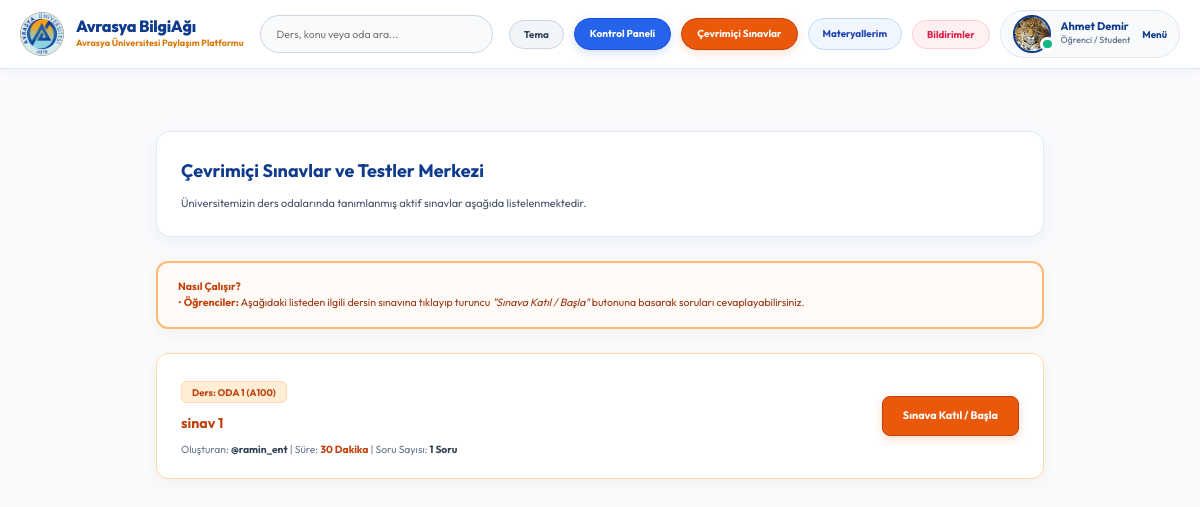
Page /quizzes/ (signed in) on the committed database.
### base/models.py (models this page shows, shortened)
class User(AbstractUser):
    name = models.CharField(max_length=200, null=True, verbose_name="Ad Soyad")
    email = models.EmailField(unique=True, null=True, verbose_name="E-Posta Adresi")
    bio = models.TextField(null=True, verbose_name="Hakkımda (Biyografi)")
    avatar = models.ImageField(null=True, default="avatar.svg", verbose_name="Profil Fotoğrafı (Avatar)")
    student_id = models.CharField(max_length=50, null=True, blank=True, verbose_name="Öğrenci / Sicil No")
    department = models.CharField(max_length=100, choices=DEPARTMENT_CHOICES, default='Genel / Diğer', verbose_name="Fakülte / Bölüm")
    role = models.CharField(max_length=20, choices=ROLE_CHOICES, default='student', verbose_name="Akademik Rol")
    github_link = models.URLField(max_length=255, null=True, blank=True, verbose_name="GitHub Profili")
    linkedin_link = models.URLField(max_length=255, null=True, blank=True, verbose_name="LinkedIn Profili")
    objects = CustomUserManager()
    USERNAME_FIELD = 'email'
    REQUIRED_FIELDS = ['username']
    @property
    def unread_notifications_count(self):
        return self.notifications.filter(is_read=False).count()
    @property
    def unread_notifications(self):
        return self.notifications.filter(is_read=False)

class Quiz(models.Model):
    room = models.ForeignKey(Room, on_delete=models.CASCADE, related_name='quizzes')
    creator = models.ForeignKey(User, on_delete=models.CASCADE)
    title = models.CharField(max_length=200, verbose_name="Sınav / Test Başlığı")
    description = models.TextField(null=True, blank=True, verbose_name="Sınav Açıklaması ve Kurallar")
    duration_minutes = models.PositiveIntegerField(default=30, verbose_name="Süre (Dakika)")
    start_time = models.DateTimeField(null=True, blank=True, verbose_name="Başlangıç Tarihi ve Saati")
    end_time = models.DateTimeField(null=True, blank=True, verbose_name="Bitiş Tarihi ve Saati")
    created = models.DateTimeField(auto_now_add=True)
    updated = models.DateTimeField(auto_now=True)
    class Meta:
        ordering = ['-created']

class Room(models.Model):
    host = models.ForeignKey(User, on_delete=models.SET_NULL, null=True)
    topic = models.ForeignKey(Topic, on_delete=models.SET_NULL, null=True, verbose_name="Bölüm / Akademik Konu")
    name = models.CharField(max_length=200, verbose_name="Çalışma Odası Adı")
    course_code = models.CharField(max_length=50, null=True, blank=True, verbose_name="Ders Kodu (örn: CENG201)")
    room_type = models.CharField(max_length=20, choices=ROOM_TYPE_CHOICES, default='general', verbose_name="Oda Türü")
    description = models.TextField(null=True, blank=True, verbose_name="Oda Açıklaması")
    participants = models.ManyToManyField(
        User, related_name='participants', blank=True)
    updated = models.DateTimeField(auto_now=True)
    created = models.DateTimeField(auto_now_add=True)
    class Meta:
        ordering = ['-updated', '-created']

### base/views.py (the view)
# urls.py: path('quizzes/', views.quizzesPage, name="quizzes"),
@login_required(login_url='login')
def quizzesPage(request):
    quizzes = Quiz.objects.all()
    if request.user.role == 'student' and request.user.department:
        dept = request.user.department
        dept_keywords = [w for w in dept.split() if len(w) > 3 and w not in ['Mühendisliği', 'Fakültesi', 'Bölümü', 'Programı', 'Teknolojisi', 'Hizmetleri']]
        query = Q(room__host__department=dept) | Q(room__topic__name__iexact=dept)
        for kw in dept_keywords:
            query |= Q(room__topic__name__icontains=kw) | Q(room__name__icontains=kw) | Q(room__course_code__icontains=kw)
        quizzes = quizzes.filter(query).distinct()
    return render(request, 'base/quizzes.html', {'quizzes': quizzes})

### base/templates/base/quizzes.html (shortened to what this page needs)
{% extends 'main.html' %}
{% block content %}
<main class="layout">
  <div class="container" style="max-width: 920px; margin: 0 auto; padding: 24px 16px; display: block !important; width: 100%;">
    <div style="background: #ffffff; border: 1px solid #e2e8f0; border-radius: 14px; padding: 24px; margin-bottom: 24px; box-shadow: 0 4px 15px rgba(15, 59, 140, 0.05); display: flex; justify-content: space-between; align-items: center; flex-wrap: wrap; gap: 16px;">
      <div>
        <h1 style="margin: 0; font-size: 1.5rem; color: #0f3b8c; font-weight: 700;">Çevrimiçi Sınavlar ve Testler Merkezi</h1>
        <p style="color: #475569; font-size: 0.92rem; margin: 8px 0 0 0;">
          Üniversitemizin ders odalarında tanımlanmış aktif sınavlar aşağıda listelenmektedir.
        </p>
      </div>
    </div>
    <div style="background: #fffaf5; border: 2px solid #fdba74; border-radius: 12px; padding: 16px 20px; margin-bottom: 24px; display: flex; align-items: center; gap: 14px; box-shadow: 0 4px 12px rgba(234, 88, 12, 0.06);">
      <div style="font-size: 0.88rem; color: #9a3412; line-height: 1.5;">
        <strong style="color: #c2410c;">Nasıl Çalışır?</strong><br>
        • <strong style="color: #c2410c;">Öğrenciler:</strong> Aşağıdaki listeden ilgili dersin sınavına tıklayıp turuncu <em>"Sınava Katıl / Başla"</em> butonuna basarak soruları cevaplayabilirsiniz.
      </div>
    </div>
    <div style="display: flex; flex-direction: column; gap: 14px;">
      {% for quiz in quizzes %}
      <div style="background: #ffffff; border: 1px solid #fed7aa; border-radius: 12px; padding: 20px 24px; display: flex; justify-content: space-between; align-items: center; flex-wrap: wrap; gap: 14px; box-shadow: 0 4px 12px rgba(234, 88, 12, 0.05);">
        <div>
          <div style="margin-bottom: 6px;">
            <span style="background: #ffedd5; color: #c2410c; padding: 4px 10px; border-radius: 6px; font-size: 0.8rem; font-weight: 700; border: 1px solid #fed7aa;">
              Ders: {{ quiz.room.name }} {% if quiz.room.course_code %}({{ quiz.room.course_code }}){% endif %}
            </span>
          </div>
          <a href="{% url 'quiz-detail' quiz.id %}" style="color: #c2410c; font-size: 1.18rem; font-weight: 700; text-decoration: none; display: block; margin: 6px 0;">
            {{ quiz.title }}
          </a>
          <div style="font-size: 0.86rem; color: #64748b; margin-top: 6px;">
            Oluşturan: <strong style="color: #334155;">@{{ quiz.creator.username }}</strong> | Süre: <strong style="color: #c2410c;">{{ quiz.duration_minutes }} Dakika</strong> | Soru Sayısı: <strong style="color: #334155;">{{ quiz.questions.count }} Soru</strong>
          </div>
        </div>
        <div style="display: flex; gap: 8px; align-items: center;">
          <a href="{% url 'quiz-detail' quiz.id %}" style="background: #ea580c; color: #ffffff; border: 1px solid #c2410c; padding: 10px 20px; font-size: 0.9rem; font-weight: 700; text-decoration: none; white-space: nowrap; border-radius: 8px; box-shadow: 0 3px 10px rgba(234, 88, 12, 0.22);">
            {% if request.user == quiz.creator or request.user == quiz.room.host %}Sınavı ve Soruları Yönet{% else %}Sınava Katıl / Başla{% endif %}
          </a>
        </div>
      </div>
      {% endfor %}
    </div>
  </div>
</main>
{% endblock %}

### templates/navbar.html (shortened to what this page needs)
{% load static %}
<header class="header header--loggedIn" style="background: #ffffff; border-bottom: 1px solid #e2e8f0; padding: 10px 0; position: sticky; top: 0; z-index: 999; box-shadow: 0 2px 10px rgba(15, 59, 140, 0.04);">
    <div class="container" style="display: flex; justify-content: space-between; align-items: center; gap: 16px; flex-wrap: wrap; width: 100%; max-width: 1400px; margin: 0 auto; padding: 0 20px;">
        <a href="{% url 'home' %}" class="header__logo" style="display: flex; align-items: center; gap: 12px; text-decoration: none; flex-shrink: 0;">
            <img src="{% static 'images/avrasya_logo.png' %}" alt="Avrasya University Logo" style="width: 44px; height: 44px; object-fit: contain; background: transparent; border: none; border-radius: 50%; flex-shrink: 0;" />
            <div style="white-space: nowrap;">
                <h1 style="margin: 0; font-weight: 800; font-size: 1.35rem; color: #0f3b8c; letter-spacing: -0.3px; line-height: 1.2; white-space: nowrap !important;">Avrasya BilgiAğı</h1>
                <span style="font-size: 0.75rem; color: #d97706; font-weight: 700; display: block; white-space: nowrap !important;">Avrasya Üniversitesi Paylaşım Platformu</span>
            </div>
        </a>
        <form class="header__search" method="GET" action="{% url 'home' %}" style="flex: 1 1 220px; max-width: 340px; margin: 0;">
            <div style="background: #f8fafc; border: 1px solid #cbd5e1; border-radius: 50px; padding: 6px 16px; display: flex; align-items: center; gap: 10px; width: 100%; height: 38px;">
                <input name="q" placeholder="Ders, konu veya oda ara..." style="background: transparent; border: none; outline: none; width: 100%; font-size: 0.88rem; color: #1e293b; padding: 0;" />
            </div>
        </form>
        <nav class="header__menu" style="display: flex; align-items: center; gap: 10px; flex-shrink: 0; margin-left: auto;">
            <button id="themeToggleBtn" onclick="toggleTheme()" title="Gece / Gündüz Modu" style="background: #f1f5f9; border: 1px solid #cbd5e1; padding: 7px 14px; border-radius: 50px; display: flex; align-items: center; justify-content: center; cursor: pointer; font-size: 0.82rem; font-weight: 700; transition: all 0.2s ease; color: #334155; flex-shrink: 0;">
                Tema
            </button>
            {% if request.user.is_authenticated %}
            <a href="{% url 'dashboard' %}" style="display: inline-flex; align-items: center; gap: 6px; background: #2563eb; color: #ffffff; border: 1px solid #1d4ed8; padding: 7px 15px; border-radius: 50px; font-weight: 700; font-size: 0.84rem; text-decoration: none; white-space: nowrap; box-shadow: 0 3px 10px rgba(37, 99, 235, 0.2); flex-shrink: 0;">
                Kontrol Paneli
            </a>
            {% endif %}
            <a href="{% url 'quizzes' %}" style="display: inline-flex; align-items: center; gap: 6px; background: #ea580c; color: #ffffff; border: 1px solid #c2410c; padding: 7px 15px; border-radius: 50px; font-weight: 700; font-size: 0.84rem; text-decoration: none; white-space: nowrap; box-shadow: 0 3px 10px rgba(234, 88, 12, 0.2); flex-shrink: 0;">
                Çevrimiçi Sınavlar
            </a>
            {% if request.user.is_authenticated %}
            <a href="{% url 'saved-resources' %}" title="Kaydedilen Materyallerim" style="display: flex; align-items: center; justify-content: center; background: #eff6ff; border: 1px solid #bfdbfe; color: #1e40af; padding: 7px 14px; border-radius: 50px; text-decoration: none; font-size: 0.82rem; font-weight: 700; flex-shrink: 0;">
                Materyallerim
            </a>
            <div style="position: relative; flex-shrink: 0;">
                <button onclick="const m=document.getElementById('notifModal'); m.style.display = m.style.display === 'none' ? 'block' : 'none';" title="Bildirimler" style="background: #fff1f2; border: 1px solid #fecdd3; color: #e11d48; padding: 7px 14px; border-radius: 50px; cursor: pointer; font-size: 0.82rem; font-weight: 700; display: flex; align-items: center; gap: 6px; position: relative;">
                    Bildirimler
                </button>
            </div>
            <div class="header__user" style="display: flex; align-items: center; gap: 12px; background: #f8fafc; border: 1px solid #e2e8f0; padding: 4px 12px; border-radius: 50px; flex-shrink: 0;">
                <a href="{% url 'update-user' %}" style="display: flex; align-items: center; gap: 10px; text-decoration: none;">
                    <div class="avatar avatar--medium active">
                        <img src="{{request.user.avatar.url}}" style="width: 34px; height: 34px; border-radius: 50%; object-fit: cover;" />
                    </div>
                    <div>
                        <p style="margin: 0; font-weight: 700; color: #0f3b8c; line-height: 1.2; font-size: 0.92rem; white-space: nowrap;">{{request.user.name|default:request.user.username}}</p>
                        <span style="font-size: 0.74rem; color: #64748b; font-weight: 500; display: block; white-space: nowrap;">{{request.user.get_role_display}}</span>
                    </div>
                </a>
                <button class="dropdown-button" style="background: transparent; border: none; cursor: pointer; font-weight: 700; color: #0f3b8c; font-size: 0.82rem;">
                    Menü
                </button>
            </div>
            {% endif %}
        </nav>
    </div>
</header>

### static/styles/style.css (style rules this page uses)
:root { --color-main: #0f3b8c; --color-main-light: #e0f2fe; --color-accent: #d97706; --color-dark: #ffffff; --color-dark-medium: #f1f5f9; --color-dark-light: #e2e8f0; --color-light: #ffffff; --color-gray: #64748b; --color-light-gray: #1e293b; --color-bg: #f8fafc; --color-success: #10b981; --color-error: #ef4444; }
*, body, h1, h2, h3, h4, h5, h6, p, a, span, button, input, select, textarea { font-family: "Metropolis", "Outfit", -apple-system, BlinkMacSystemFont, "Segoe UI", Roboto, sans-serif !important; margin: 0; padding: 0; box-sizing: border-box; text-rendering: optimizeLegibility; font-size: inherit; }
html { font-size: 68.75%; }
@media only screen and (min-width: 1200px) { html { font-size: 75%; } }
body { line-height: 1.65; font-weight: 400; font-size: 1.6rem; color: var(--color-light-gray); background-color: var(--color-bg); min-height: 100vh; }
img { width: 100%; }
a { display: inline-block; color: var(--color-main); text-decoration: none; }
.container { max-width: 1580px; width: 93%; margin: auto; }
.avatar { position: relative; display: inline-block; border-radius: 50%; border: 2px solid var(--color-main); }
.avatar img { display: block; border-radius: 50%; object-fit: cover; object-position: center; }
.avatar::after { content: ""; display: block; position: absolute; background-color: var(--color-gray); z-index: 111; border-radius: 50%; border: 0.3rem solid var(--color-dark); }
.avatar.active::after { background-color: var(--color-success); }
.avatar.avatar--medium img { width: 3.6rem; height: 3.6rem; border-radius: 50%; }
.avatar.avatar--medium:after { width: 0.7rem; height: 0.7rem; bottom: 0px; right: -6px; }
.header { padding: 1.5rem; background-color: var(--color-dark); border-bottom: 1px solid var(--color-dark-light); box-shadow: 0 2px 15px rgba(15, 59, 140, 0.06); }
.header > .container { display: flex; gap: 9.5rem; }
.header__logo, .header__user { display: flex; gap: 2rem; align-items: center; }
.header__logo > img { height: 3.2rem; width: 3.2rem; }
.header__search input { width: 30rem; background: transparent; border: none; outline: none; color: var(--color-light-gray); }
.header__menu { margin-left: auto; position: relative; }
.header__menu a { display: flex; gap: 1.5rem; align-items: center; font-weight: 500; text-decoration: none; color: var(--color-gray); }
.header__menu img { height: 3.6rem; }
.header__menu p { line-height: 1.2; }
.header__menu span { color: var(--color-main); font-weight: 500; font-size: 1.4rem; display: block; }
.dropdown-button { background: transparent; border: 0; outline: 0; cursor: pointer; }
.layout { margin-top: 3.2rem; }
.layout > .container { display: flex; justify-content: space-between; align-items: flex-start; gap: 3.8rem; }
.header__logo img { background: transparent !important; border: none !important; box-shadow: none !important; }

### rows in the picture
User: user.avatar (picture), user.name "Ahmet Demir", user.role "Öğrenci / Student"
Quiz: room.name "ODA 1", room.course_code "A100", title "sinav 1", creator.username "ramin_ent", duration_minutes "30", questions.count "1", shows "Sınava Katıl / Başla"
